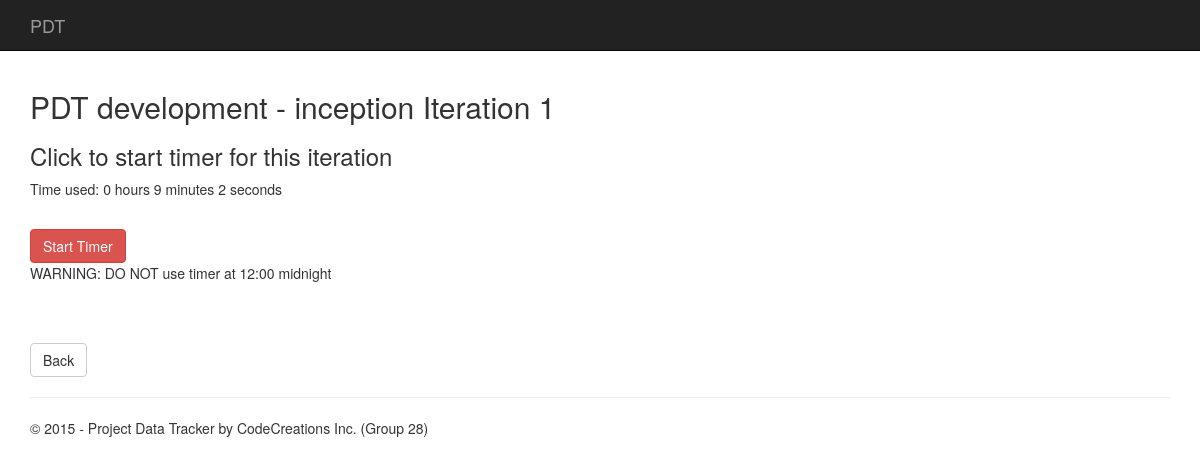
The page /project/iteration/1 on the database its author committed.
### app/models.py (models this page shows)
class Project(models.Model):
    pid = models.AutoField("Project ID", primary_key=True)
    name = models.CharField("Project Name", max_length=200)
    developers = models.ManyToManyField(Developer)
    phase = models.IntegerField(default=0)
    iterations = models.IntegerField(default=0)
    expectedsloc = models.IntegerField(default=0)
    totaltime = models.PositiveIntegerField(null=True)
    totalsloc = models.PositiveIntegerField(null=True)

class Iteration(models.Model):
    iterid = models.AutoField(primary_key=True)
    iternumber = models.PositiveIntegerField("Iteration no")
    timecost = models.PositiveIntegerField(default=0)
    phrase = models.CharField("Phrase", max_length=50)
    projectid = models.PositiveIntegerField("Project ID", null=True)
    laststart = models.TimeField(blank=True, null=True)
    lastend = models.TimeField(blank=True, null=True)
    sloc = models.IntegerField(default=0)

### app/views.py (the view)
# urls.py: url(r'^project/iteration/(?P<iterid>\d+)$', 'app.views.iterationpage', name='iterationpage'),
def iterationpage(request, iterid):
    iteration = Iteration.objects.get(pk=iterid)
    project = Project.objects.get(pk=iteration.projectid)
    displayhour = int(iteration.timecost/3600)
    displaymin = int((iteration.timecost - displayhour*3600)/60)
    displaysec = int(iteration.timecost - displayhour*3600 - displaymin*60)
    return render_to_response('app/iteration.html', {'iteration':iteration, 'project':project,'displayhour':displayhour, 'displaymin':displaymin, 'displaysec':displaysec},
                              context_instance = RequestContext(request,
        {
            'title':'Iteration detail',
            'year':datetime.now().year
        }))

### PDT/app/templates/app/iteration.html
﻿{% extends "app/layout.html" %}
{% block content %}
    <h2>{{project.name}} - {{iteration.phrase}} Iteration {{iteration.iternumber}}</h2>
    <h3>Click to start timer for this iteration</h3>
    Time used: {{displayhour}} hours {{displaymin}} minutes {{displaysec}} seconds<br>
    <p>&nbsp;</p>
    <a class="btn btn-danger" href="/project/iteration/{{iteration.iterid}}/starttimer">Start Timer</a><br>
    WARNING: DO NOT use timer at 12:00 midnight
    <p>&nbsp;</p>
    <p>&nbsp;</p>
    <a class="btn btn-default" href="/project/{{project.pid}}">Back</a>
{% endblock %}

### rows shown on the page
Project: name "PDT development"
Iteration: phrase "inception", iternumber "1"

### other values the page prints
{{ displayhour }} "0"
{{ displaymin }} "9"
{{ displaysec }} "2"
